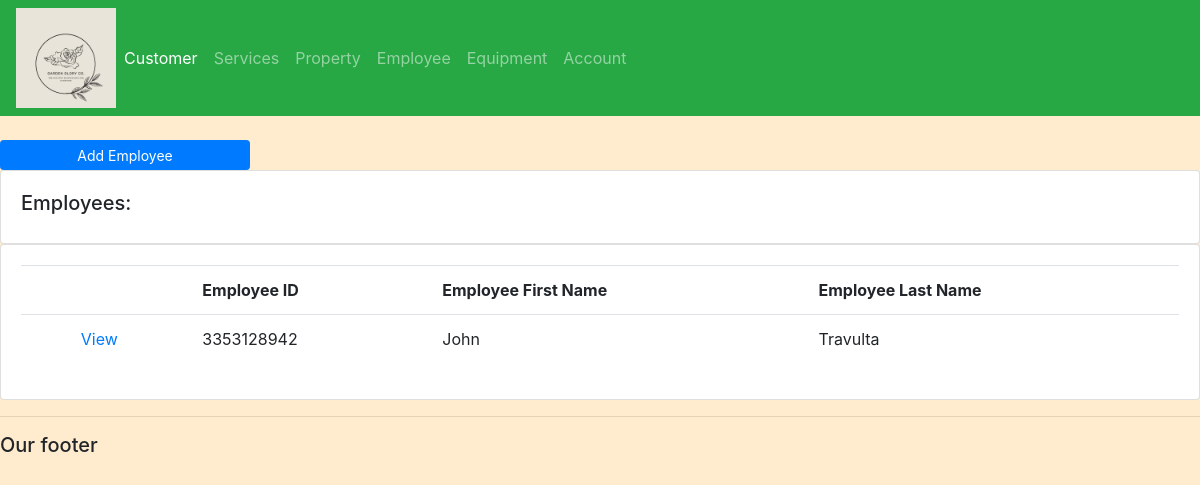
/employee/, run on the app's committed database.
### garden_app/models.py (models this page shows, shortened)
class Employee(models.Model):
    EMPLOYEE_TYPES = [
        ('full_time', 'Full-time'),
        ('part_time', 'Part-time'),
        ('contractor', 'Contractor'),
        ('administrative_assistant', 'Administrative Assistant'),
        ('management', 'Management'),
        ('administrator', 'Administrator'),
    ]
    EMPLOYEE_STATUSES = [
        ('active', 'Active'),
        ('inactive', 'Inactive'),
    ]
    EXPERIENCE_LEVELS = [
        ('entry', 'Entry-level'),
        ('intermediate', 'Intermediate'),
        ('senior', 'Senior'),
    ]
    employee_id = models.IntegerField(primary_key=True, unique=True, default=random.randint(1000000000, 9999999999))
    first_name = models.CharField(max_length=50)
    last_name = models.CharField(max_length=50)
    phone_number = models.CharField(max_length=20)
    experience_level = models.CharField(max_length=20, null=True, choices=EXPERIENCE_LEVELS)
    total_hours_worked = models.PositiveIntegerField(default=0)
    employee_type = models.CharField(max_length=30, null=True, choices=EMPLOYEE_TYPES)
    employee_status = models.CharField(max_length=20, null=True, choices=EMPLOYEE_STATUSES, default='active')
    services = models.ManyToManyField(Services, related_name="employee")

### garden_app/views.py (the view)
# urls.py: path('employee/', views.employee, name="employee"),
def employee(reqeust):
    employees= Employee.objects.all()
    context= {'employees': employees}
    return render(reqeust, 'garden_app/employee.html',context)

### garden_app/templates/garden_app/employee.html
{% extends 'garden_app/main.html'%}
{% block content %}
<br>
<div class="row">
    <div class="col-md">
        <a class="btn btn-primary btn-sm btn-block" href=""
            style="width: 250px; height: 30px;">Add Employee</a>
        <div class="card card-body">
            <h5>Employees:</h5>
        </div>
        <div class="card card-body">
            <table class="table">
                <tr>
                    <th></th>
                    <th></th>
                    <th>Employee ID</th>
                    <th>Employee First Name</th>
                    <th>Employee Last Name</th>
                </tr>
                {%for employee in employees%}
                <tr>
                    <td><td><a href="{% url 'employeeInfo' employee.employee_id %}">View</a></td>
                    <td>{{employee.employee_id}}</td>
                    <td>{{employee.first_name}}</td>
                    <td>{{employee.last_name}}</td>
                </tr>
                {% endfor %}
            </table>
        </div>
    </div>
</div>
{% endblock %}

### static/css/main.css (style rules this page uses)
body { background-color: #FFEBCD; }

### data on the page
Employee: employee_id "3353128942", first_name "John", last_name "Travulta"
